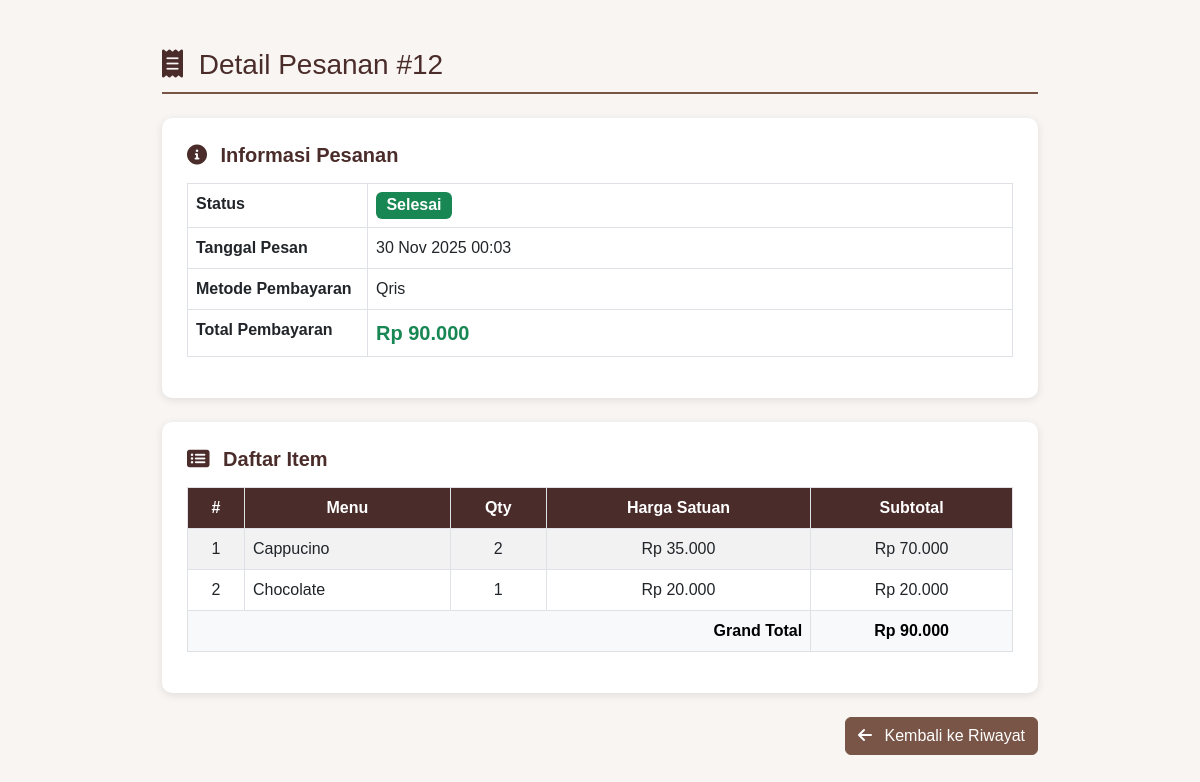
The page /KopiCa/public/order_detail.php?id=12 (signed in) on the database its author committed.
### tables this page shows
CREATE TABLE `pesanan` (
  `id_pesanan` int(11) NOT NULL,
  `id_user` int(11) NOT NULL,
  `total_harga` decimal(14,2) NOT NULL,
  `status` enum('pending','diproses','selesai','dibatalkan') DEFAULT 'pending',
  `tanggal_pesan` datetime DEFAULT current_timestamp(),
  `alamat` text DEFAULT NULL,
  `metode_pembayaran` enum('Cash','Qris') DEFAULT NULL
);

CREATE TABLE `detail_pesanan` (
  `id_detail` int(11) NOT NULL,
  `id_pesanan` int(11) NOT NULL,
  `id_menu` int(11) NOT NULL,
  `qty` int(11) NOT NULL DEFAULT 1,
  `harga_satuan` decimal(12,2) NOT NULL,
  `subtotal` decimal(14,2) GENERATED ALWAYS AS (`qty` * `harga_satuan`) STORED
);

CREATE TABLE `menu` (
  `id_menu` int(11) NOT NULL,
  `nama_menu` varchar(150) NOT NULL,
  `harga` decimal(12,2) NOT NULL,
  `stok` int(11) NOT NULL DEFAULT 0,
  `id_kategori` int(11) DEFAULT NULL,
  `gambar` varchar(255) DEFAULT NULL,
  `deskripsi` text DEFAULT NULL,
  `created_at` timestamp NOT NULL DEFAULT current_timestamp()
);

### KopiCa/config.php (called while the page is built, shortened)
<?php
function e($str) {
    return htmlspecialchars($str ?? '', ENT_QUOTES, 'UTF-8');
}
?>

### KopiCa/public/order_detail.php (the view, shortened to what this page needs)
<?php
include '../config.php';
$id_user = $_SESSION['user']['id_user'];
$id_pesanan = (int)$_GET['id'];
$stmt_pesanan = $koneksi->prepare("SELECT * FROM pesanan WHERE id_pesanan = ? AND id_user = ?");
$stmt_pesanan->bind_param("ii", $id_pesanan, $id_user);
$stmt_pesanan->execute();
$result_pesanan = $stmt_pesanan->get_result();
$data_pesanan = $result_pesanan->fetch_assoc();
$query_detail = "
    SELECT dp.*, m.nama_menu
    FROM detail_pesanan dp
    JOIN menu m ON dp.id_menu = m.id_menu
    WHERE dp.id_pesanan = ?
";
$stmt_detail = $koneksi->prepare($query_detail);
$stmt_detail->bind_param("i", $id_pesanan);
$stmt_detail->execute();
$result_detail = $stmt_detail->get_result();
?>
<!DOCTYPE html>
<html lang="id">
<head>
    <link href="https://cdn.jsdelivr.net/npm/bootstrap@5.3.0/dist/css/bootstrap.min.css" rel="stylesheet">
    <link rel="stylesheet" href="https://cdnjs.cloudflare.com/ajax/libs/font-awesome/6.0.0-beta3/css/all.min.css">
</head>
<body>
<section class="container my-5" style="max-width: 900px;">
    <h3 class="mb-4" style="color: var(--color-coffee-dark); border-bottom: 2px solid var(--color-coffee-medium); padding-bottom: 10px;">
        <i class="fas fa-receipt me-2"></i> Detail Pesanan #<?= $id_pesanan ?>
    </h3>
    <div class="card-box mb-4">
        <h5 class="fw-bold mb-3"><i class="fas fa-info-circle me-2"></i> Informasi Pesanan</h5>
        <table class="table table-bordered">
            <tr>
                <th style="width: 180px;">Status</th>
                <td>
                    <?php
                    $status = strtolower($data_pesanan['status']);
                    $badge = ['pending' => 'secondary', 'diproses' => 'info', 'selesai' => 'success', 'dibatalkan' => 'danger'][$status] ?? 'secondary';
                    ?>
                    <span class="badge bg-<?= $badge ?> fs-6"><?= ucfirst($status) ?></span>
                </td>
            </tr>
            <tr>
                <th>Tanggal Pesan</th>
                <td><?= date('d M Y H:i', strtotime($data_pesanan['tanggal_pesan'])) ?></td>
            </tr>
            <tr>
                <th>Metode Pembayaran</th>
                <td><?= e($data_pesanan['metode_pembayaran']) ?></td>
            </tr>
            <tr>
                <th>Total Pembayaran</th>
                <td class="fw-bold text-success fs-5">Rp <?= number_format($data_pesanan['total_harga'], 0, ',', '.') ?></td>
            </tr>
        </table>
    </div>
    <div class="card-box">
        <h5 class="fw-bold mb-3"><i class="fas fa-list-alt me-2"></i> Daftar Item</h5>
        <table class="table table-bordered table-striped align-middle">
            <thead class="text-center table-item">
                <tr>
                    <th>#</th>
                    <th>Menu</th>
                    <th>Qty</th>
                    <th>Harga Satuan</th>
                    <th>Subtotal</th>
                </tr>
            </thead>
            <tbody>
                <?php
                $no = 1;
                if ($result_detail->num_rows > 0):
                    while ($row = $result_detail->fetch_assoc()): ?>
                        <tr class="text-center">
                            <td><?= $no++ ?></td>
                            <td class="text-start"><?= htmlspecialchars($row['nama_menu']) ?></td>
                            <td><?= $row['qty'] ?></td>
                            <td>Rp <?= number_format($row['harga_satuan'], 0, ',', '.') ?></td>
                            <td>Rp <?= number_format($row['subtotal'], 0, ',', '.') ?></td>
                        </tr>
                    <?php endwhile;
                endif; ?>
            </tbody>
            <tfoot>
                <tr class="table-light">
                    <td colspan="4" class="text-end fw-bold">Grand Total</td>
                    <td class="text-center fw-bold">Rp <?= number_format($data_pesanan['total_harga'], 0, ',', '.') ?></td>
                </tr>
            </tfoot>
        </table>
    </div>
    <div class="mt-4 text-end">
        <a href="orders.php" class="btn btn-dark">
            <i class="fas fa-arrow-left me-2"></i> Kembali ke Riwayat
        </a>
    </div>
</section>
</body>
</html>

### KopiCa/public/order_detail.php (style rules this page uses)
:root { --color-coffee-dark: #4A2C2A; --color-coffee-medium: #795548; --color-cream-light: #F8F5F2; }
body { background-color: var(--color-cream-light); color: var(--color-coffee-dark); font-family: Arial, sans-serif; }
.card-box { background: white; padding: 25px; border-radius: 10px; box-shadow: 0 2px 8px rgba(0,0,0,0.1); }
.table-item th { background-color: var(--color-coffee-dark); color: white; }
.btn-dark { background-color: var(--color-coffee-medium); border-color: var(--color-coffee-medium); }

### rows shown on the page
pesanan: status "Selesai", tanggal_pesan "30 Nov 2025 00:03", metode_pembayaran "Qris", total_harga "90.000"
detail_pesanan: id_menu.nama_menu "Cappucino", qty "2", harga_satuan "35.000", subtotal "70.000"
detail_pesanan: id_menu.nama_menu "Chocolate", qty "1", harga_satuan "20.000", subtotal "20.000"

### other values the page prints
$id_pesanan "12"
